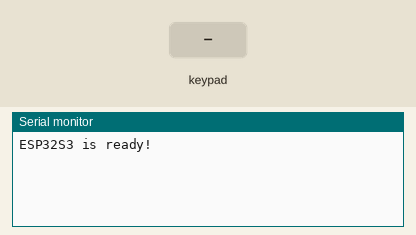
Bench run of a sketch on a simulated Arduino Uno, built with avr-gcc and run on an emulated ATmega328P. Parts: the last lines printed to the serial monitor. Inputs (shaded band) come from the test bench.

Above: at 1.2 s.
1.3 s: key '1' pressed
At 1.9 s:
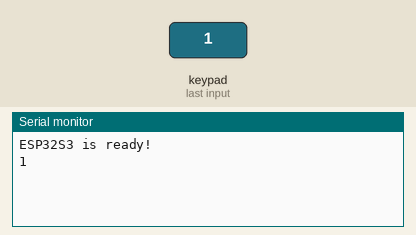
2.8 s: keypad keys 1 4 1 3 1 2 1 1 # pressed 0.4 s apart
At 6.6 s:
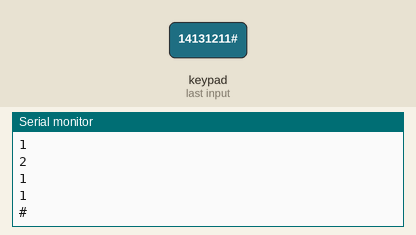
7.9 s: key 'A' pressed
At 8.3 s:
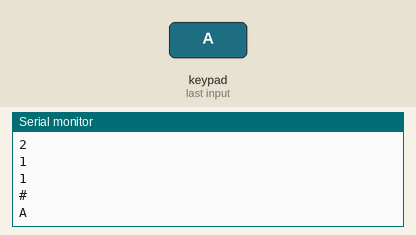
9.4 s: keypad keys 1 4 1 3 1 2 1 1 * pressed 0.4 s apart
At 14.0 s:
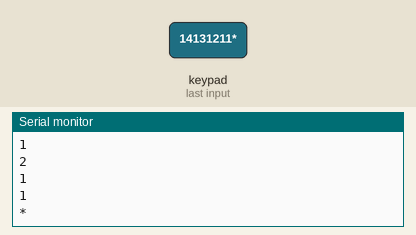
14.5 s: key 'B' pressed
At 15.7 s:
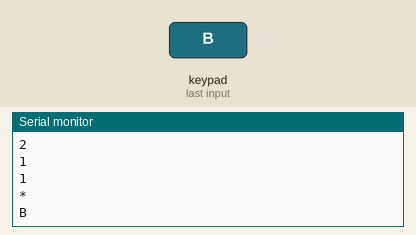
16.0 s: keypad keys 1 4 1 3 1 2 1 1 D pressed 0.4 s apart
At 20.5 s:
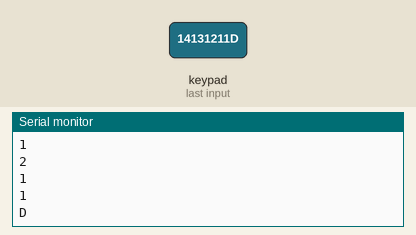
Timing chart, 0 to 22.0 s (numbered marks = the images above; inputs shaded):
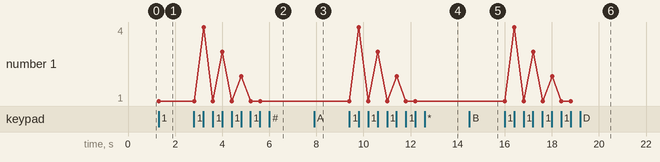

Measured:
- after the input at 1.3 s, the serial monitor: prints a new line at once (image 1)
- after the input at 2.8 s, the serial monitor: prints a new line after 0.41 s (image 2)
- after the input at 7.9 s, the serial monitor: prints a new line at once (image 3)
- after the input at 9.4 s, the serial monitor: prints a new line at once (image 4)
- after the input at 14.5 s, the serial monitor: prints a new line at once (image 5)
- after the input at 16.0 s, the serial monitor: prints a new line at once (image 6)

The sketch:

sketch_22_keypad.ino
```cpp
#include <Keypad.h>
char keys[4][4] = {
  {'1', '2', '3', 'A'},
  {'4', '5', '6', 'B'},
  {'7', '8', '9', 'C'},
  {'*', '0', '#', 'D'}
};

byte rowPins[4] = { 14, 13, 12, 11};
byte colPins[4] = {10, 9, 8, 18};

Keypad myKeypad = Keypad(makeKeymap(keys), rowPins, colPins, 4, 4);


void setup() {
  // put your setup code here, to run once:
  Serial.begin(115200);
  Serial.println("ESP32S3 is ready!");
}
void loop() {
  // put your main code here, to run repeatedly:
  char keyPressed = myKeypad.getKey();
  if (keyPressed) {
    Serial.println(keyPressed);
  }
}
```
